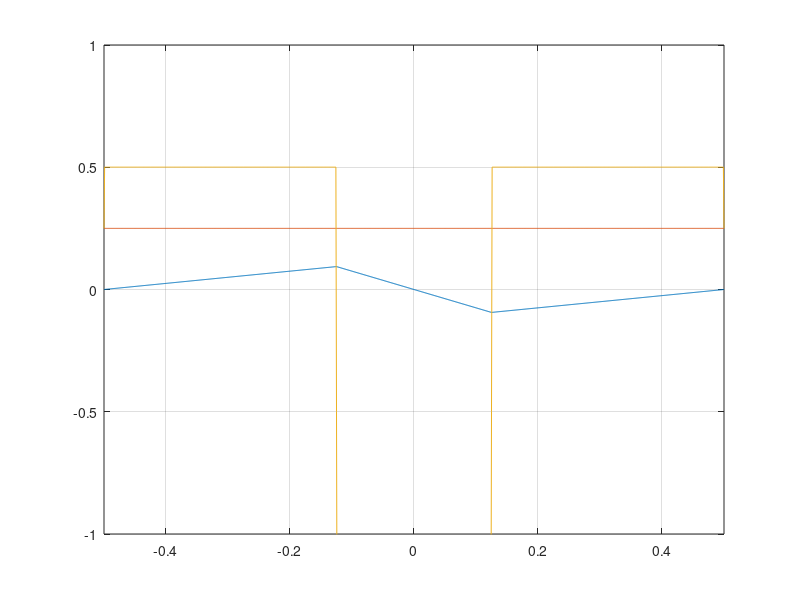

The MATLAB source for this figure:
L = 1;
N = 1001;
x = linspace(-L/2, L/2, N);
x_ = 1/8;
q = -1;

function r = th_phi(x, x_, L, q)

	r = zeros(size(x));

	i0 = abs(x) <= x_;
	i1 = x <= -x_;
	i2 = x >= x_;

	r(i0) = q ./ L .* (L - 2.*x_) .* x(i0);
	r(i1) = q ./ L .* (-L - 2.*x(i1)) .* x_;
	r(i2) = q ./ L .* (L - 2.*x(i2)) .* x_;

	return;
endfunction

function r = th_E(x, x_, L, q)

	o = ones(size(x));
	r = -q/(2*L) * (L - 4*x_ * o);

	return;
endfunction

phit = th_phi(x, x_, L, q);
Et = th_E(x, x_, L, q);

E = (shift(phit, -1) - shift(phit, +1))./(L/N);

plot(
	x, phit
	, x, Et
	,x, E
	);
axis([-L/2 L/2 -1 1]);
grid();
%set(gca, 'xtick', linspace(-0.5, 0.5, 9));
